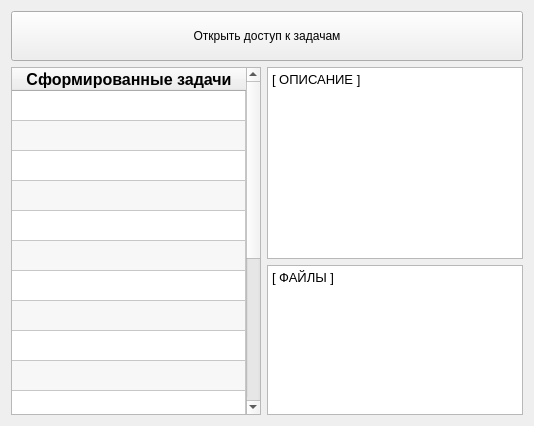
      <widget class="QWidget" name="tab">
       <attribute name="title">
        <string>Задачи</string>
       </attribute>
       <layout class="QVBoxLayout" name="verticalLayout_11">
        <item>
         <widget class="QPushButton" name="pushButton">
          <property name="minimumSize">
           <size>
            <width>0</width>
            <height>50</height>
           </size>
          </property>
          <property name="text">
           <string>Открыть доступ к задачам</string>
          </property>
         </widget>
        </item>
        <item>
         <layout class="QHBoxLayout" name="horizontalLayout_18">
          <item>
           <widget class="QTableWidget" name="tableWidget_7">
            <property name="maximumSize">
             <size>
              <width>250</width>
              <height>16777215</height>
             </size>
            </property>
            <property name="alternatingRowColors">
             <bool>true</bool>
            </property>
            <attribute name="horizontalHeaderStretchLastSection">
             <bool>true</bool>
            </attribute>
            <attribute name="verticalHeaderVisible">
             <bool>false</bool>
            </attribute>
            <row>
             <property name="text">
              <string>1</string>
             </property>
            </row>
            <row>
             <property name="text">
              <string>2</string>
             </property>
            </row>
            <row>
             <property name="text">
              <string>3</string>
             </property>
            </row>
            <row>
             <property name="text">
              <string>4</string>
             </property>
            </row>
            <row>
             <property name="text">
              <string>5</string>
             </property>
            </row>
            <row>
             <property name="text">
              <string>6</string>
             </property>
            </row>
            <row>
             <property name="text">
              <string>7</string>
             </property>
            </row>
            <row>
             <property name="text">
              <string>8</string>
             </property>
            </row>
            <row>
             <property name="text">
              <string>10</string>
             </property>
            </row>
            <row>
             <property name="text">
              <string>11</string>
             </property>
            </row>
            <row>
             <property name="text">
              <string>12</string>
             </property>
            </row>
            <row>
             <property name="text">
              <string>13</string>
             </property>
            </row>
            <row>
             <property name="text">
              <string>14</string>
             </property>
            </row>
            <row>
             <property name="text">
              <string>15</string>
             </property>
            </row>
            <row>
             <property name="text">
              <string>16</string>
             </property>
            </row>
            <row>
             <property name="text">
              <string>17</string>
             </property>
            </row>
            <row>
             <property name="text">
              <string>18</string>
             </property>
            </row>
            <row>
             <property name="text">
              <string>20</string>
             </property>
            </row>
            <column>
             <property name="text">
              <string>Cформированные задачи</string>
             </property>
             <property name="font">
              <font>
               <pointsize>12</pointsize>
               <weight>75</weight>
               <bold>true</bold>
              </font>
             </property>
             <property name="textAlignment">
              <set>AlignCenter</set>
             </property>
            </column>
           </widget>
          </item>
          <item>
           <layout class="QVBoxLayout" name="verticalLayout">
            <item>
             <widget class="QTextBrowser" name="textBrowser">
              <property name="html">
               <string>&lt;!DOCTYPE HTML PUBLIC &quot;-//W3C//DTD HTML 4.0//EN&quot; &quot;http://www.w3.org/TR/REC-html40/strict.dtd&quot;&gt;
&lt;html&gt;&lt;head&gt;&lt;meta name=&quot;qrichtext&quot; content=&quot;1&quot; /&gt;&lt;style type=&quot;text/css&quot;&gt;
p, li { white-space: pre-wrap; }
&lt;/style&gt;&lt;/head&gt;&lt;body style=&quot; font-family:'MS Shell Dlg 2'; font-size:11px; font-weight:400; font-style:normal;&quot;&gt;
&lt;p style=&quot; margin-top:0px; margin-bottom:0px; margin-left:0px; margin-right:0px; -qt-block-indent:0; text-indent:0px;&quot;&gt;&lt;span style=&quot; font-size:10pt;&quot;&gt;[ ОПИСАНИЕ ]&lt;/span&gt;&lt;/p&gt;&lt;/body&gt;&lt;/html&gt;</string>
              </property>
             </widget>
            </item>
            <item>
             <widget class="QTextBrowser" name="textBrowser_2">
              <property name="maximumSize">
               <size>
                <width>16777215</width>
                <height>150</height>
               </size>
              </property>
              <property name="html">
               <string>&lt;!DOCTYPE HTML PUBLIC &quot;-//W3C//DTD HTML 4.0//EN&quot; &quot;http://www.w3.org/TR/REC-html40/strict.dtd&quot;&gt;
&lt;html&gt;&lt;head&gt;&lt;meta name=&quot;qrichtext&quot; content=&quot;1&quot; /&gt;&lt;style type=&quot;text/css&quot;&gt;
p, li { white-space: pre-wrap; }
&lt;/style&gt;&lt;/head&gt;&lt;body style=&quot; font-family:'MS Shell Dlg 2'; font-size:11px; font-weight:400; font-style:normal;&quot;&gt;
&lt;p style=&quot; margin-top:0px; margin-bottom:0px; margin-left:0px; margin-right:0px; -qt-block-indent:0; text-indent:0px;&quot;&gt;&lt;span style=&quot; font-size:10pt;&quot;&gt;[ ФАЙЛЫ ]&lt;/span&gt;&lt;/p&gt;&lt;/body&gt;&lt;/html&gt;</string>
              </property>
             </widget>
            </item>
           </layout>
          </item>
         </layout>
        </item>
       </layout>
      </widget>
